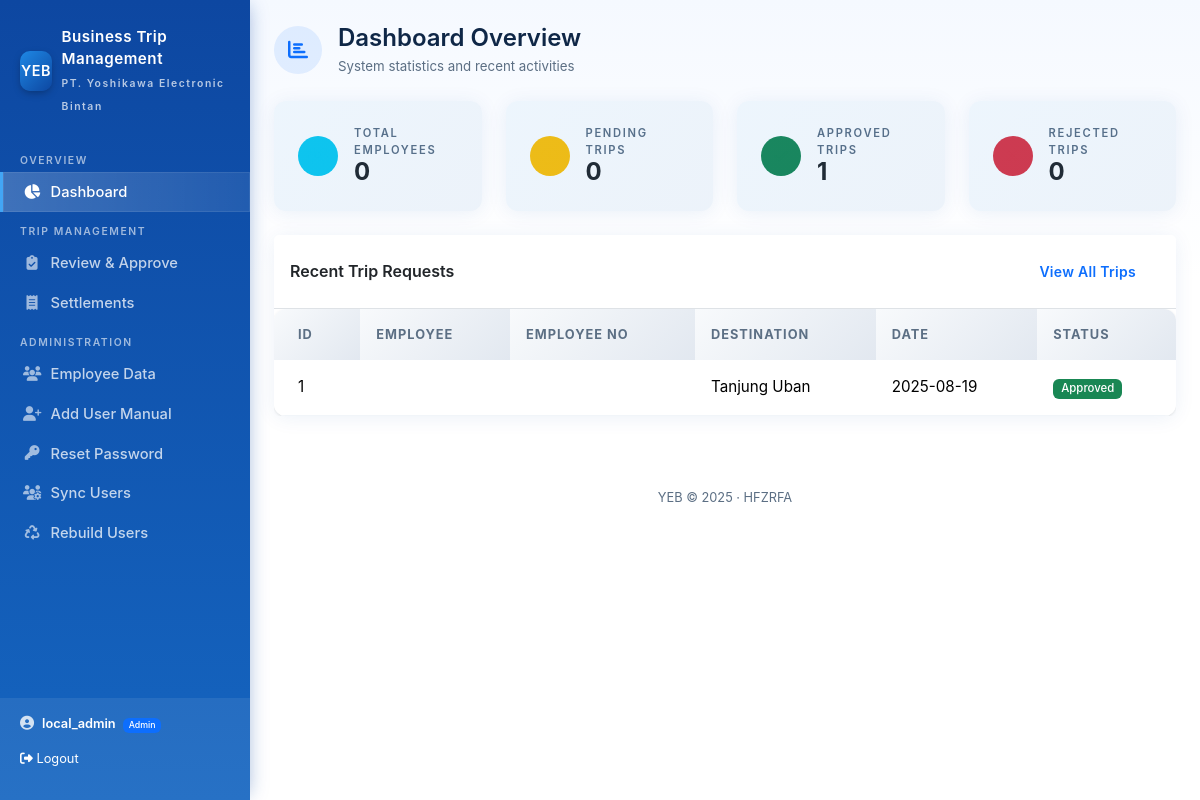
/index.php?page=dashboard (signed in), run on an earlier commit of the app's database.
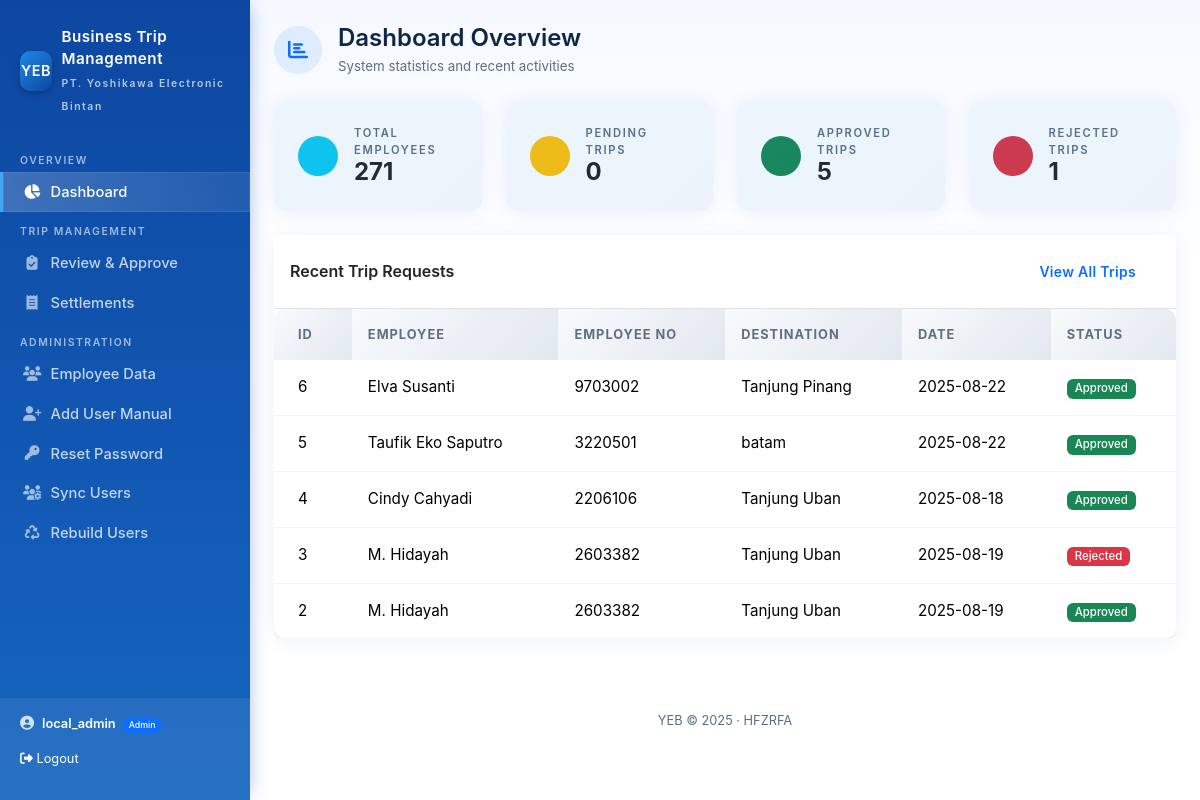
And on a later commit of the database.
### tables this page shows
CREATE TABLE `trips` (
  `id` int NOT NULL,
  `employee_id` int NOT NULL,
  `employee_source` enum('local','japan') NOT NULL DEFAULT 'local',
  `emp_no` varchar(30) DEFAULT NULL,
  `emp_name` varchar(255) DEFAULT NULL,
  `emp_department` varchar(255) DEFAULT NULL,
  `emp_description` varchar(255) DEFAULT NULL,
  `tujuan` varchar(200) NOT NULL,
  `destination_district` varchar(255) DEFAULT NULL,
  `destination_company` varchar(255) DEFAULT NULL,
  `tanggal` date NOT NULL,
  `period_from` date DEFAULT NULL,
  `period_to` date DEFAULT NULL,
  `biaya_estimasi` decimal(12,2) NOT NULL DEFAULT '0.00',
  `currency_entered` enum('IDR','SGN','YEN') DEFAULT 'IDR',
  `temp_payment_idr` decimal(12,2) DEFAULT '0.00',
  `temp_payment_sgn` decimal(12,2) DEFAULT '0.00',
  `temp_payment_yen` decimal(12,2) DEFAULT '0.00',
  `keperluan` text NOT NULL,
  `purpose` text,
  `data_for_collection` text,
  `status` enum('pending','approved','rejected','cancelled') NOT NULL DEFAULT 'pending',
  `created_at` datetime DEFAULT CURRENT_TIMESTAMP,
  `approved_at` datetime DEFAULT NULL
);

CREATE TABLE `employees` (
  `id` int NOT NULL,
  `EmpNo` varchar(20) NOT NULL,
  `Name` varchar(512) NOT NULL,
  `DeptCode` varchar(10) DEFAULT NULL,
  `ClasCode` varchar(10) DEFAULT NULL,
  `DestCode` varchar(10) DEFAULT NULL,
  `Sex` varchar(1) DEFAULT NULL,
  `Resigned` varchar(512) DEFAULT NULL,
  `GrpCode` varchar(10) DEFAULT NULL,
  `department_id` int DEFAULT NULL,
  `designation_id` int DEFAULT NULL,
  `created_at` timestamp NULL DEFAULT CURRENT_TIMESTAMP
);

### lib/helpers.php (called while the page is built, shortened)
<?php
function esc(?string $value): string {
    return htmlspecialchars($value ?? '', ENT_QUOTES, 'UTF-8');
}

### public/pages/dashboard.php (the view, shortened to what the changed rows need)
<?php
$pdo = getPDO();
$employeeCount = 0;
try {
  $cols = $pdo->query("DESCRIBE employees")->fetchAll(PDO::FETCH_COLUMN, 0);
  if ($cols) {
    $employeeCount = (int)$pdo->query("SELECT COUNT(*) FROM employees")->fetchColumn();
  }
} catch (Exception $e) {
}
$tripPending = $tripApproved = $tripRejected = 0;
try {
  $row = $pdo->query("SELECT SUM(status='pending') pending, SUM(status='approved') approved, SUM(status='rejected') rejected FROM trips")->fetch(PDO::FETCH_ASSOC);
  if ($row) {
    $tripPending = (int)$row['pending'];
    $tripApproved = (int)$row['approved'];
    $tripRejected = (int)$row['rejected'];
  }
} catch (Exception $e) {
}
$recentTrips = [];
try {
  $recentTrips = $pdo->query("SELECT t.id,t.tujuan,t.tanggal,t.status,e.Name,e.EmpNo FROM trips t LEFT JOIN employees e ON e.id=t.employee_id ORDER BY t.id DESC LIMIT 5")->fetchAll();
} catch (Exception $e) {
}
?>
<div class="container-fluid fade-in">
  <div class="row">
    <div class="col-12">
      <div class="d-flex align-items-center mb-4">
        <div class="me-3">
          <div class="bg-primary bg-opacity-10 rounded-circle d-flex align-items-center justify-content-center" style="width: 48px; height: 48px;">
            <i class="fas fa-chart-bar text-primary" style="font-size: 20px;"></i>
          </div>
        </div>
        <div>
          <h4 class="mb-1 fw-semibold">Dashboard Overview</h4>
          <p class="text-muted mb-0 small">System statistics and recent activities</p>
        </div>
      </div>
    </div>
  </div>
  <div class="row g-4 mb-4">
    <div class="col-sm-6 col-lg-3">
      <div class="card card-clean border-0 btms-stat h-100">
        <div class="card-body p-4">
          <div class="d-flex align-items-center">
            <div class="me-3">
              <div class="bg-info bg-opacity-15 rounded-circle d-flex align-items-center justify-content-center" style="width: 40px; height: 40px;">
                <i class="fas fa-users text-info" style="font-size: 16px;"></i>
              </div>
            </div>
            <div>
              <div class="mini-label">Total Employees</div>
              <div class="h4 mb-0 fw-bold"><?= esc($employeeCount) ?></div>
            </div>
          </div>
        </div>
      </div>
    </div>
    <div class="col-sm-6 col-lg-3">
      <div class="card card-clean border-0 btms-stat h-100">
        <div class="card-body p-4">
          <div class="d-flex align-items-center">
            <div class="me-3">
              <div class="bg-warning bg-opacity-15 rounded-circle d-flex align-items-center justify-content-center" style="width: 40px; height: 40px;">
                <i class="fas fa-clock text-warning" style="font-size: 16px;"></i>
              </div>
            </div>
            <div>
              <div class="mini-label">Pending Trips</div>
              <div class="h4 mb-0 fw-bold"><?= esc($tripPending) ?></div>
            </div>
          </div>
        </div>
      </div>
    </div>
    <div class="col-sm-6 col-lg-3">
      <div class="card card-clean border-0 btms-stat h-100">
        <div class="card-body p-4">
          <div class="d-flex align-items-center">
            <div class="me-3">
              <div class="bg-success bg-opacity-15 rounded-circle d-flex align-items-center justify-content-center" style="width: 40px; height: 40px;">
                <i class="fas fa-check text-success" style="font-size: 16px;"></i>
              </div>
            </div>
            <div>
              <div class="mini-label">Approved Trips</div>
              <div class="h4 mb-0 fw-bold"><?= esc($tripApproved) ?></div>
            </div>
          </div>
        </div>
      </div>
    </div>
    <div class="col-sm-6 col-lg-3">
      <div class="card card-clean border-0 btms-stat h-100">
        <div class="card-body p-4">
          <div class="d-flex align-items-center">
            <div class="me-3">
              <div class="bg-danger bg-opacity-15 rounded-circle d-flex align-items-center justify-content-center" style="width: 40px; height: 40px;">
                <i class="fas fa-times text-danger" style="font-size: 16px;"></i>
              </div>
            </div>
            <div>
              <div class="mini-label">Rejected Trips</div>
              <div class="h4 mb-0 fw-bold"><?= esc($tripRejected) ?></div>
            </div>
          </div>
        </div>
      </div>
    </div>
  </div>
  <div class="card card-clean border-0">
    <div class="card-header bg-white border-bottom py-3">
      <div class="d-flex justify-content-between align-items-center">
        <h6 class="mb-0 fw-semibold">Recent Trip Requests</h6>
        <a class="btn btn-outline-primary btn-modern btn-sm" href="index.php?page=trips/index" style="border-radius: 6px;">View All Trips</a>
      </div>
    </div>
    <div class="card-body p-0">
      <div class="table-responsive">
        <table class="table table-professional btms-table-modern mb-0">
          <thead>
            <tr>
              <th class="border-0 py-3 px-4">ID</th>
              <th class="border-0 py-3">Employee</th>
              <th class="border-0 py-3">Employee No</th>
              <th class="border-0 py-3">Destination</th>
              <th class="border-0 py-3">Date</th>
              <th class="border-0 py-3">Status</th>
            </tr>
          </thead>
          <tbody>
            <?php if (!$recentTrips): ?>
              <tr>
                <td colspan="6" class="text-center text-muted py-5">No recent trip requests found</td>
              </tr>
              <?php else: foreach ($recentTrips as $t): ?>
                <tr>
                  <td class="px-4 py-3"><?= esc($t['id']) ?></td>
                  <td class="py-3"><?= esc($t['Name']) ?></td>
                  <td class="py-3"><?= esc($t['EmpNo']) ?></td>
                  <td class="py-3"><?= esc($t['tujuan']) ?></td>
                  <td class="py-3"><?= esc($t['tanggal']) ?></td>
                  <td class="py-3">
                    <?php
                    $badge = 'secondary';
                    if ($t['status'] === 'approved') {
                      $badge = 'success';
                    } elseif ($t['status'] === 'pending') {
                      $badge = 'warning';
                      $icon = 'fas fa-clock';
                      $statusClass = 'status-pending';
                    } elseif ($t['status'] === 'rejected') {
                      $badge = 'danger';
                    }
                    ?>
                    <span class="badge bg-<?= $badge ?> text-white px-2 py-1">
                      <?= ucfirst(esc($t['status'])) ?>
                    </span>
                  </td>
                </tr>
            <?php endforeach;
            endif; ?>
          </tbody>
        </table>
      </div>
    </div>
  </div>
</div>

What changed in the data, as far as the page shows it:
no longer on this page (row unchanged): trips: id "1", tujuan "Tanjung Uban", tanggal "2025-08-19", status "Approved"
added trips: id "6", employee.Name "Elva Susanti", employee.EmpNo "9703002", tujuan "Tanjung Pinang", tanggal "2025-08-22", status "Approved"
added trips: id "5", employee.Name "Taufik Eko Saputro", employee.EmpNo "3220501", tujuan "batam", tanggal "2025-08-22", status "Approved"
added trips: id "4", employee.Name "Cindy Cahyadi", employee.EmpNo "2206106", tujuan "Tanjung Uban", tanggal "2025-08-18", status "Approved"
added trips: id "3", employee.Name "M. Hidayah", employee.EmpNo "2603382", tujuan "Tanjung Uban", tanggal "2025-08-19", status "Rejected"
added trips: id "2", employee.Name "M. Hidayah", employee.EmpNo "2603382", tujuan "Tanjung Uban", tanggal "2025-08-19", status "Approved"
Also different on the page:
$employeeCount: "0" → "271"
$tripApproved: "1" → "5"
$tripRejected: "0" → "1"
